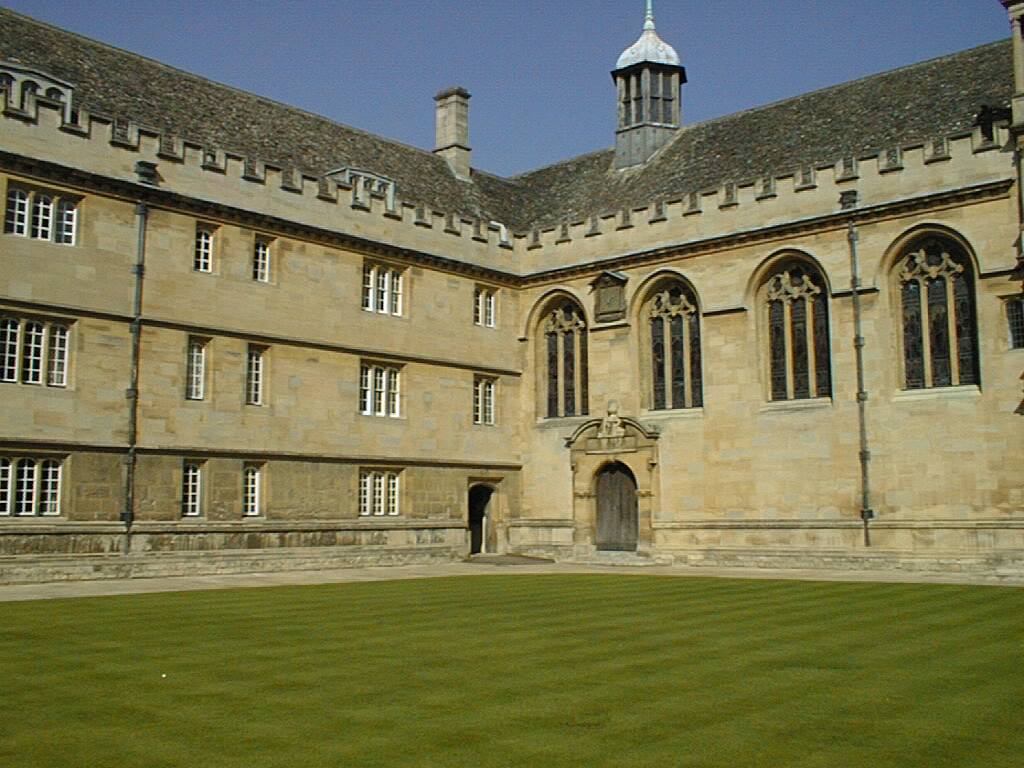
%> input picture images/input/1_001.jpg, 1024 x 768 px
$ octave reconstruction.m   (GNU Octave 9; MATLAB toolbox functions it lacks are replaced by stand-ins)
%> lines starting %> are read from the running program, lines starting %| are printed output that depends on the picture
clear all;
close all;
n_planes = 2;

im1 = rgb2gray(im2double(imread('../images/input/1_001.jpg')));
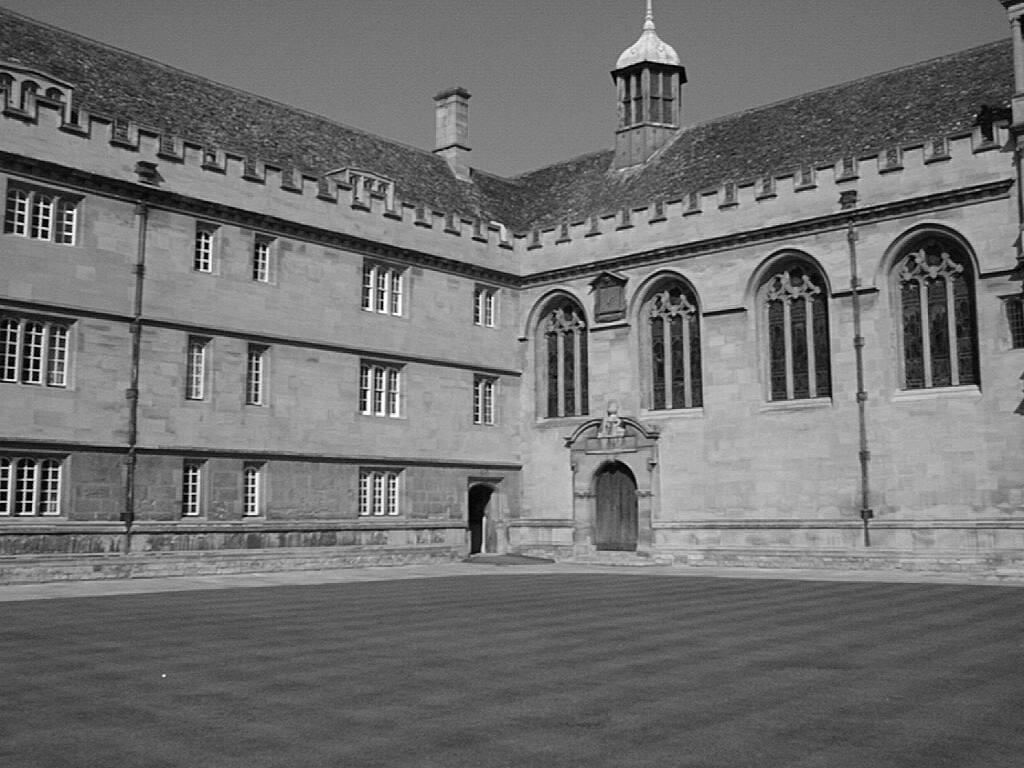
%> im1: size 768x1024 double; min 0, max 0.999, mean 0.443
im2 = rgb2gray(im2double(imread('../images/input/1_002.jpg')));
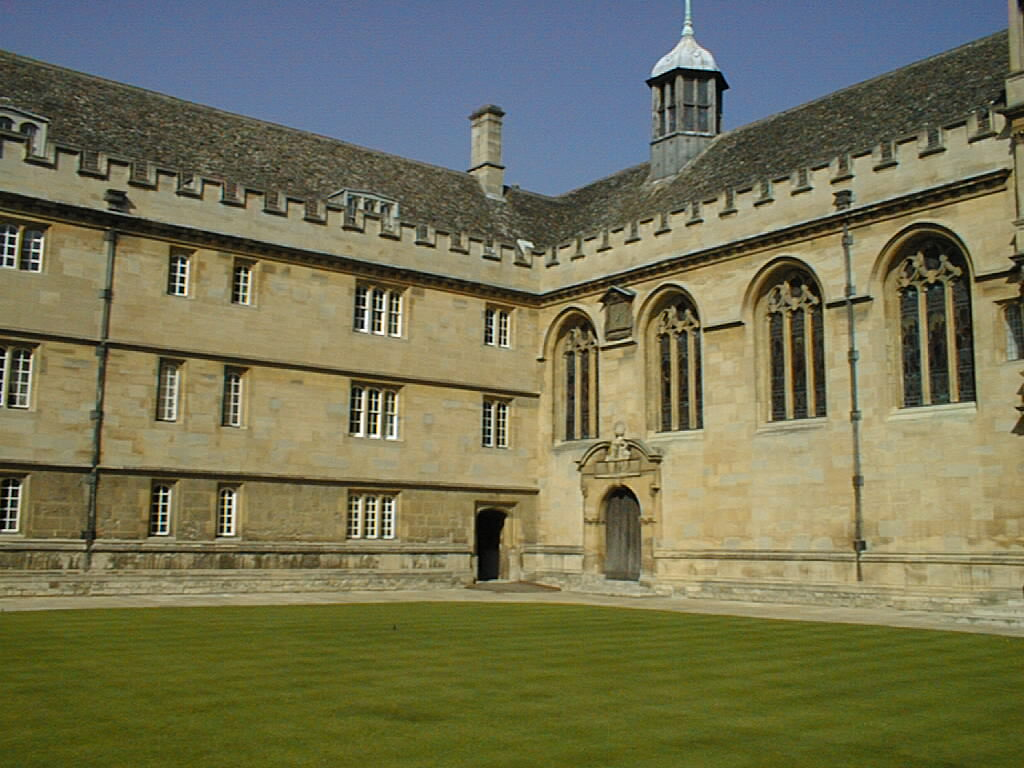
%> input picture images/input/1_002.jpg, 1024 x 768 px
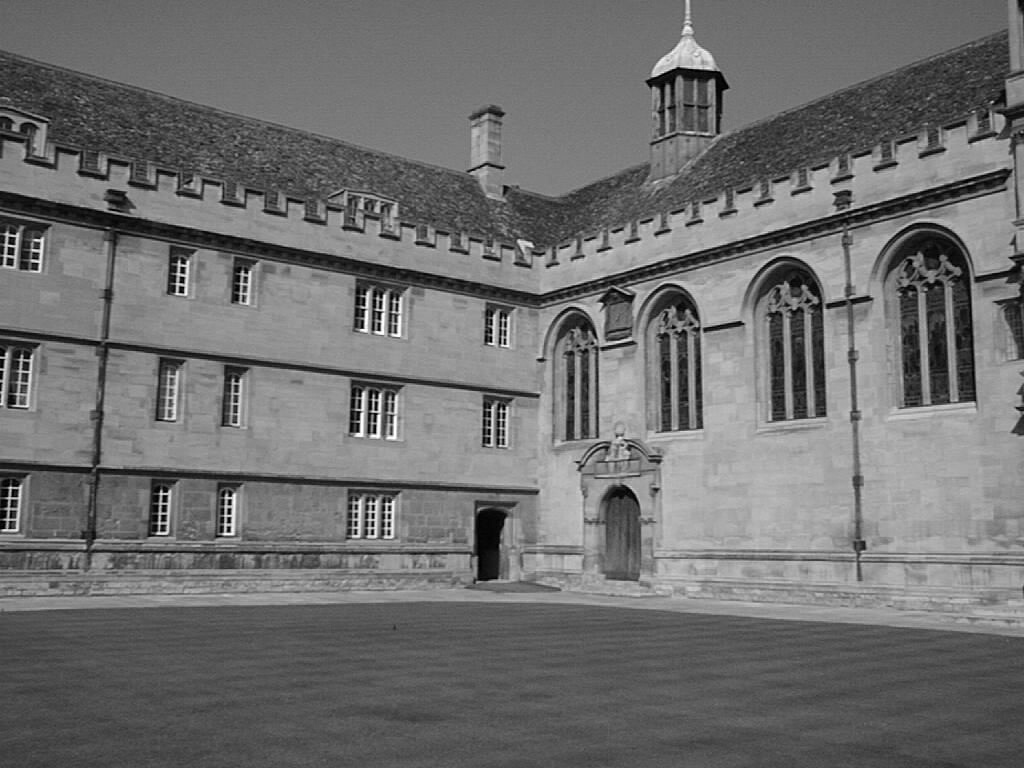
%> im2: size 768x1024 double; min 0, max 0.999, mean 0.437

%> (the run ends here)
